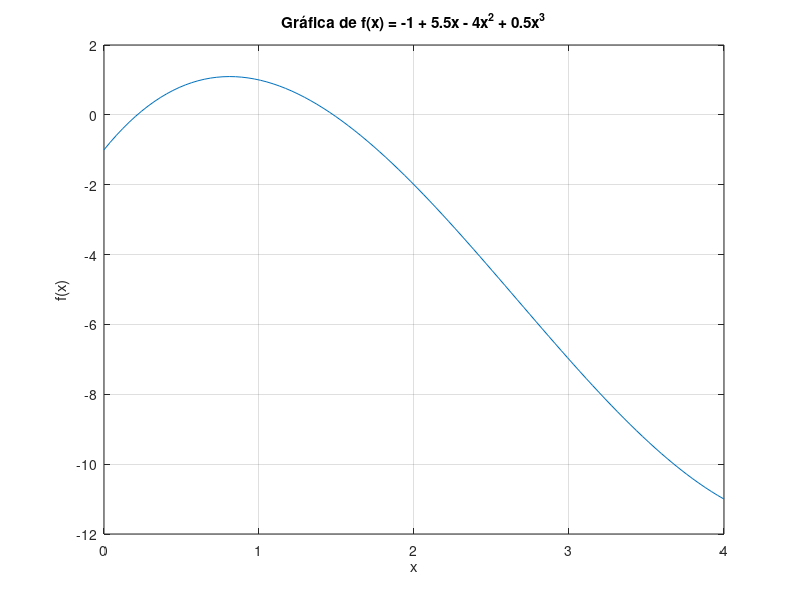

This figure's MATLAB source:
% Ejercicio 6.4 - Raíces de f(x) = -1 + 5.5x - 4x^2 + 0.5x^3
f = @(x) -1 + 5.5*x - 4*x.^2 + 0.5*x.^3;

%% a) Solución Gráfica
x = linspace(0, 4, 100);
plot(x, f(x)); grid on;
xlabel('x'); ylabel('f(x)');
title('Gráfica de f(x) = -1 + 5.5x - 4x^2 + 0.5x^3');
fprintf('\n--- Ver gráfica para aproximar raíces ---\n');

%% b) Método de Newton-Raphson (para cada raíz)
df = @(x) 5.5 - 8*x + 1.5*x^2; % Derivada
tol = 0.01; % Tolerancia 0.01%

% Raíz cerca de x ≈ 0.2
x0 = 0.5;
fprintf('\n--- Newton-Raphson para raíz ~0.2 ---\n');
xi = x0;
for i = 1:100
    xi_prev = xi;
    xi = xi_prev - f(xi_prev)/df(xi_prev);
    ea = abs((xi - xi_prev)/xi)*100;
    if ea < tol, break; end
end
fprintf('Raíz 1: x = %.6f\n', xi);

% Raíz cerca de x ≈ 1.6
x0 = 1.5;
fprintf('\n--- Newton-Raphson para raíz ~1.6 ---\n');
xi = x0;
for i = 1:100
    xi_prev = xi;
    xi = xi_prev - f(xi_prev)/df(xi_prev);
    ea = abs((xi - xi_prev)/xi)*100;
    if ea < tol, break; end
end
fprintf('Raíz 2: x = %.6f\n', xi);

% Raíz cerca de x ≈ 3.6
x0 = 3.5;
fprintf('\n--- Newton-Raphson para raíz ~3.6 ---\n');
xi = x0;
for i = 1:100
    xi_prev = xi;
    xi = xi_prev - f(xi_prev)/df(xi_prev);
    ea = abs((xi - xi_prev)/xi)*100;
    if ea < tol, break; end
end
fprintf('Raíz 3: x = %.6f\n', xi);
